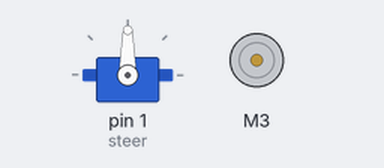
Recording of a sketch running on a simulated Arduino Uno, built with avr-gcc and run on an emulated ATmega328P. Parts: servo, DC motor (green arrow = forward, orange = backward, longer = faster).

Above: at 0.05 s.
Timing chart, 0 to 4.6 s (numbered marks = the images above):
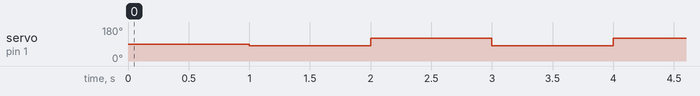

Measured:
- by itself, servo on pin 1 (steer): alternates 120° for 1.0 s and 80° for 1.0 s, 10 changes in all, then stays 120°

The sketch:

pwm_test.ino
```cpp
#include <Servo.h>
#include "ESC.h"
#define LED_PIN (13)
#define SPEED_MIN (1000)
#define SPEED_MAX (2000)
Servo steer;
ESC drive (3, SPEED_MIN, SPEED_MAX, 500);
void setup() {
  steer.attach(1);
  drive.arm();
}

void loop() {
  drive.speed(SPEED_MAX/2);
  delay(1000);
  for(int i =0; i<5; i++) {
  steer.write(80);
  delay(1000);
  steer.write(120);
  delay(1000);
  }
  steer.detach();
  drive.stop();
  delay(10000000);
}
```
